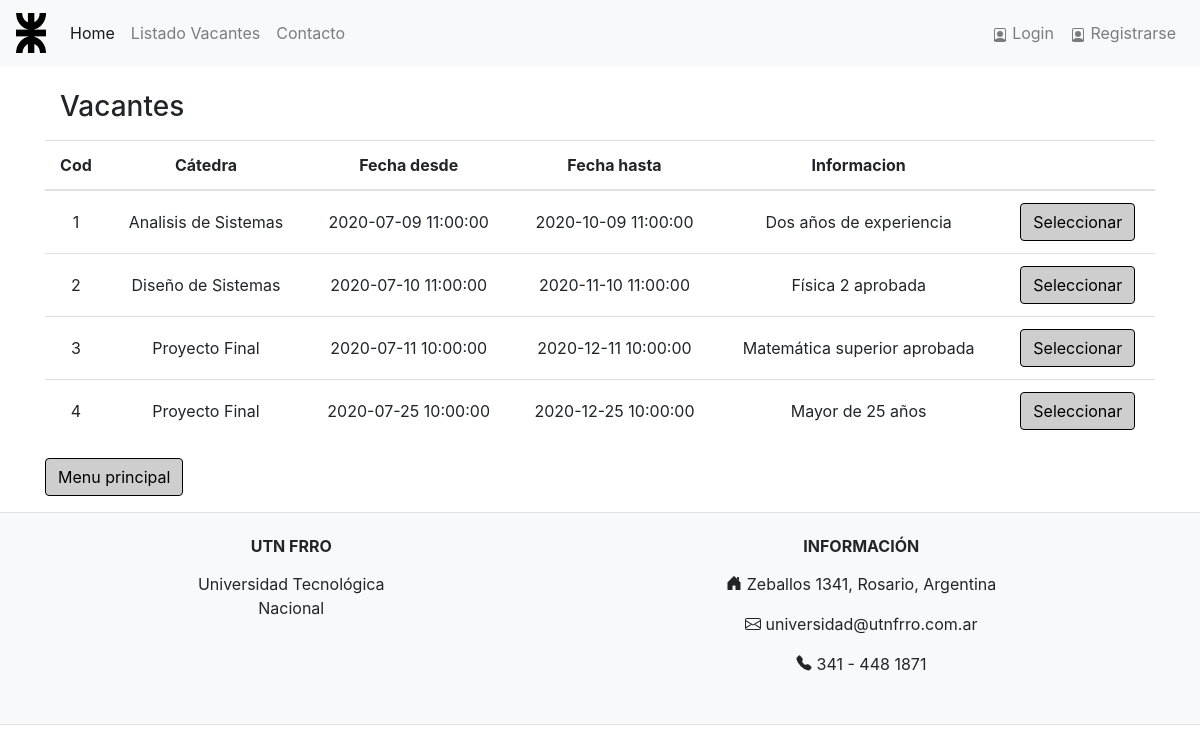
The page /Logic/vacantes.php on the database as committed earlier.
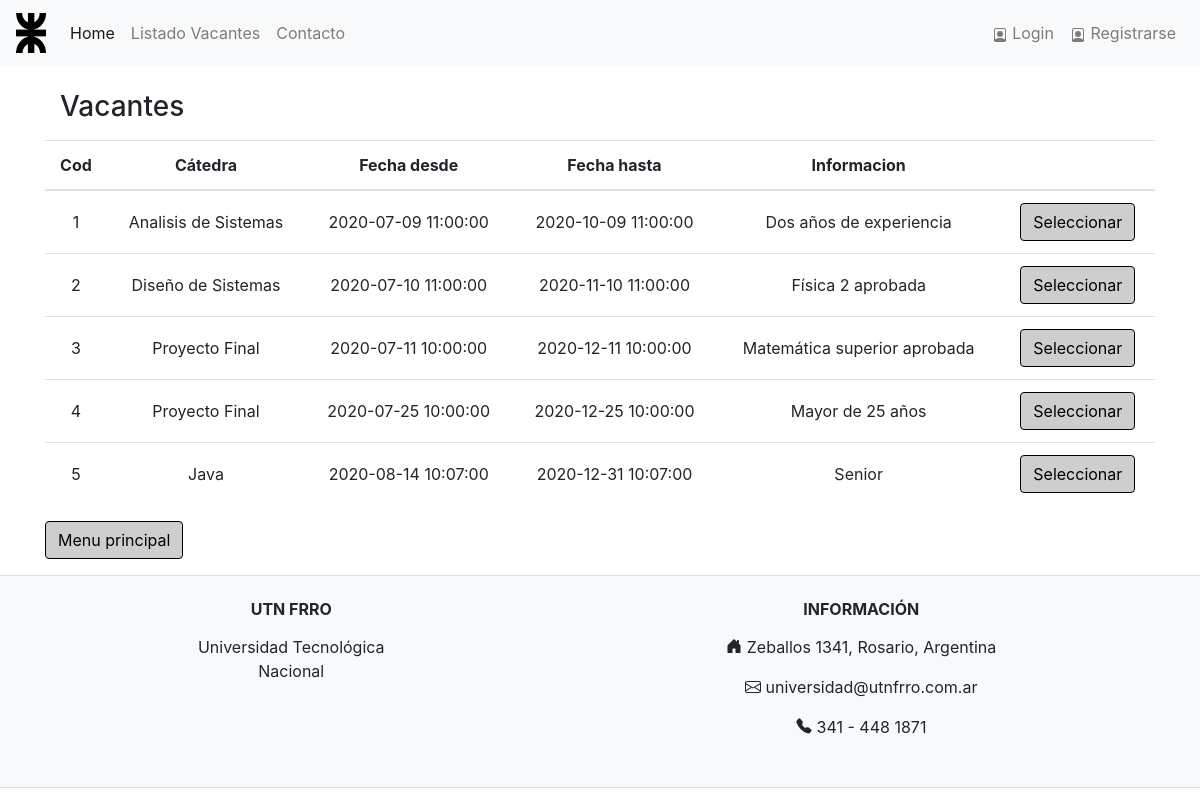
The same page on the database as committed later.
### tables this page shows
CREATE TABLE `vacante` (
  `cod_vacante` int(11) NOT NULL,
  `fecha_desde` datetime NOT NULL,
  `fecha_hasta` datetime NOT NULL,
  `info_general` varchar(45) DEFAULT NULL,
  `cod_catedra` int(11) NOT NULL,
  PRIMARY KEY (`cod_vacante`),
  KEY `fk_vacante_catedra_idx` (`cod_catedra`),
  CONSTRAINT `fk_vacante_catedra` FOREIGN KEY (`cod_catedra`) REFERENCES `catedra` (`cod_catedra`) ON UPDATE CASCADE
);

CREATE TABLE `catedra` (
  `cod_catedra` int(11) NOT NULL,
  `nombre_catedra` varchar(45) NOT NULL,
  `legajo` int(11) NOT NULL,
  `cod_departamento` int(11) NOT NULL,
  PRIMARY KEY (`cod_catedra`),
  KEY `fk_catedra_jefe-catedra_idx` (`legajo`),
  KEY `fk_catedra_departamento_idx` (`cod_departamento`),
  CONSTRAINT `fk_catedra_departamento` FOREIGN KEY (`cod_departamento`) REFERENCES `departamento` (`cod_departamento`) ON UPDATE CASCADE,
  CONSTRAINT `fk_catedra_jefe` FOREIGN KEY (`legajo`) REFERENCES `jefe_catedra` (`legajo`) ON UPDATE CASCADE
);

### Logic/vacantes.php (the view, shortened to what this page needs)
<!DOCTYPE html>
<html>
<head>
    <?php
    include_once("../Logic/header.php");
    ?>
</head>
<body>
    <?php
    $sentencia = "SELECT v.cod_vacante, v.fecha_desde, v.fecha_hasta, v.info_general, c.nombre_catedra
                FROM vacante v
                INNER JOIN catedra c
                ON v.cod_catedra=c.cod_catedra
                WHERE NOW() < fecha_hasta";
    $resultado = mysqli_query($link, $sentencia) or die(mysqli_error($link));
    ?>
    <div class="container">
        <div class="form-group col-md-12">
            <br />
            <h3>Vacantes</h3>
        </div>
        <form action="seleccion_vacante.php" method="post">
            <table class="table">
                <thead>
                    <tr>
                        <th scope="col">Cod</th>
                        <th scope="col">Cátedra</th>
                        <th scope="col">Fecha desde</th>
                        <th scope="col">Fecha hasta</th>
                        <th scope="col">Informacion</th>
                        <th scope="col"></th>
                    </tr>
                </thead>
                <tbody>
                    <?php
                    while ($fila = mysqli_fetch_array($resultado)) {
                    ?>
                        <tr>
                            <td><?php echo ($fila['cod_vacante']); ?></td>
                            <td><?php echo ($fila['nombre_catedra']); ?></td>
                            <td><?php echo ($fila['fecha_desde']); ?></td>
                            <td><?php echo ($fila['fecha_hasta']); ?></td>
                            <td><?php echo ($fila['info_general']); ?></td>
                            <td><button type="submit" class="btn btn-primary" name="seleccion" value="<?php echo $fila['cod_vacante']; ?>">Seleccionar</button></td>
                        </tr>
                    <?php
                    }
                    ?>
                </tbody>
            </table>
        </form>
        <div class="form-group">
            <a href="../Logic/index.php" class="btn btn-primary">Menu principal</a>
        </div>
    </div>
    <?php
    include_once("../Logic/footer.php");
    ?>
</body>
</html>

Rows that differ between the two databases and show on the page:
added vacante: cod_vacante "5", cod_catedra.nombre_catedra "Java", fecha_desde "2020-08-14 10:07:00", fecha_hasta "2020-12-31 10:07:00", info_general "Senior"
